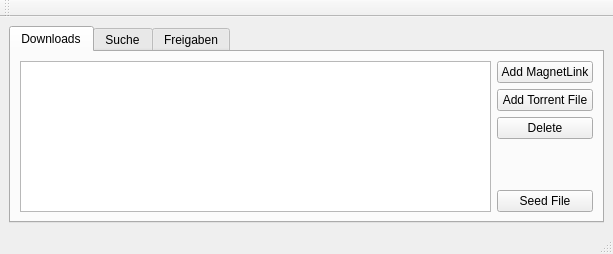
<?xml version="1.0" encoding="UTF-8"?>
<ui version="4.0">
 <class>MainWindow</class>
 <widget class="QMainWindow" name="MainWindow">
  <property name="geometry">
   <rect>
    <x>0</x>
    <y>0</y>
    <width>613</width>
    <height>254</height>
   </rect>
  </property>
  <property name="windowTitle">
   <string>Qbit</string>
  </property>
  <widget class="QWidget" name="centralwidget">
   <layout class="QVBoxLayout" name="verticalLayout">
    <item>
     <widget class="QTabWidget" name="tabWidget">
      <property name="currentIndex">
       <number>0</number>
      </property>
      <widget class="QWidget" name="tab_downloads">
       <attribute name="title">
        <string>Downloads</string>
       </attribute>
       <layout class="QHBoxLayout" name="horizontalLayout">
        <item>
         <widget class="QListWidget" name="lstWdgt_torrents"/>
        </item>
        <item>
         <layout class="QVBoxLayout" name="verticalLayout_2">
          <item>
           <widget class="QPushButton" name="btn_addMagnetLink">
            <property name="text">
             <string>Add MagnetLink</string>
            </property>
           </widget>
          </item>
          <item>
           <widget class="QPushButton" name="btn_addTorrentFile">
            <property name="text">
             <string>Add Torrent File</string>
            </property>
           </widget>
          </item>
          <item>
           <widget class="QPushButton" name="btn_deleteTorrent">
            <property name="text">
             <string>Delete</string>
            </property>
           </widget>
          </item>
          <item>
           <spacer name="verticalSpacer">
            <property name="orientation">
             <enum>Qt::Vertical</enum>
            </property>
            <property name="sizeHint" stdset="0">
             <size>
              <width>20</width>
              <height>40</height>
             </size>
            </property>
           </spacer>
          </item>
          <item>
           <widget class="QPushButton" name="btn_create_torrent">
            <property name="text">
             <string>Seed File</string>
            </property>
           </widget>
          </item>
         </layout>
        </item>
       </layout>
      </widget>
      <widget class="QWidget" name="tab_search">
       <attribute name="title">
        <string>Suche</string>
       </attribute>
       <widget class="QTreeWidget" name="treeWidget">
        <property name="geometry">
         <rect>
          <x>20</x>
          <y>30</y>
          <width>361</width>
          <height>491</height>
         </rect>
        </property>
        <column>
         <property name="text">
          <string notr="true">1</string>
         </property>
        </column>
       </widget>
      </widget>
      <widget class="QWidget" name="tab_shared">
       <attribute name="title">
        <string>Freigaben</string>
       </attribute>
      </widget>
     </widget>
    </item>
   </layout>
  </widget>
  <widget class="QStatusBar" name="statusBar"/>
  <widget class="QToolBar" name="toolBar">
   <property name="windowTitle">
    <string>toolBar</string>
   </property>
   <attribute name="toolBarArea">
    <enum>TopToolBarArea</enum>
   </attribute>
   <attribute name="toolBarBreak">
    <bool>false</bool>
   </attribute>
  </widget>
 </widget>
 <resources/>
 <connections/>
</ui>
